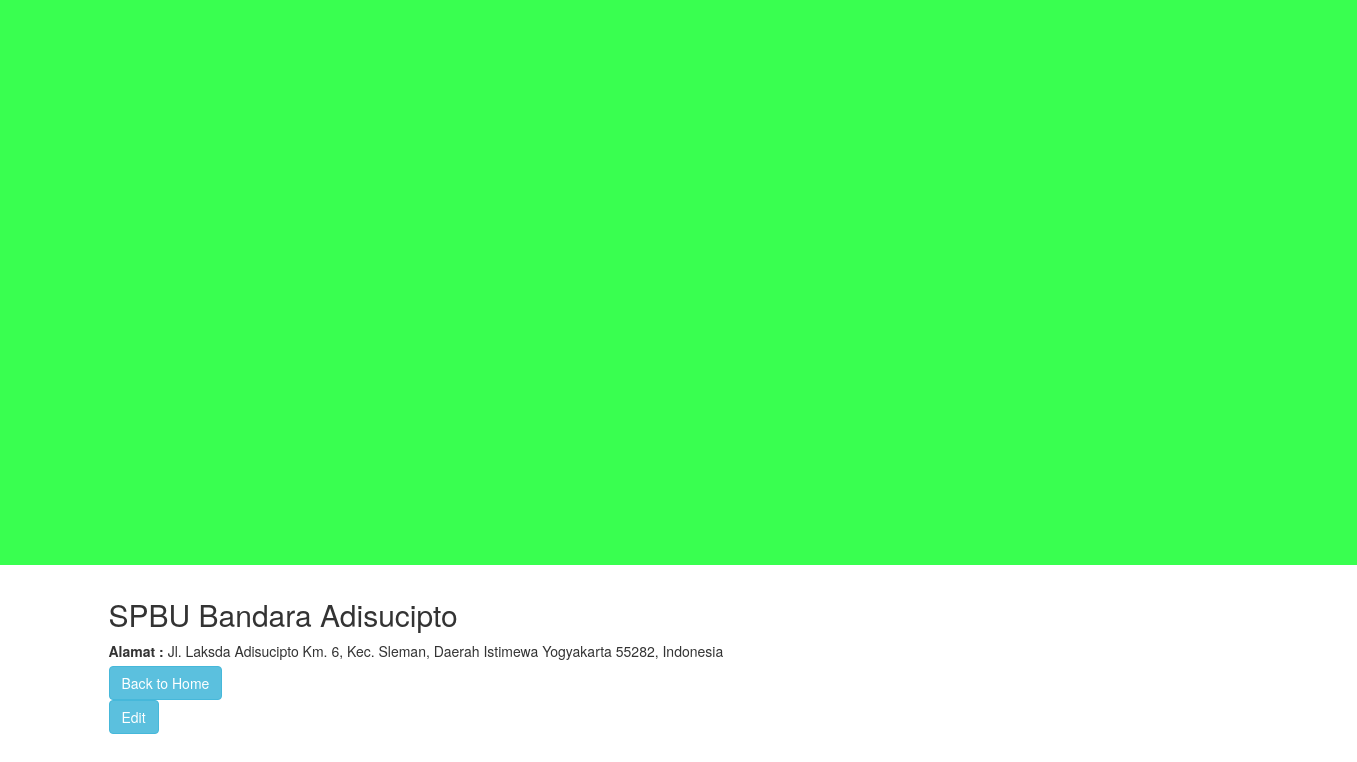
The page /adis.php on the database its author committed.
### tables this page shows
CREATE TABLE IF NOT EXISTS `info` (
  `ID` int(11) NOT NULL,
  `id_info` varchar(10) NOT NULL,
  `id_kategori` varchar(10) NOT NULL,
  `nama` varchar(60) NOT NULL,
  `informasi` text NOT NULL,
  `alamat` varchar(200) NOT NULL
);

### adis.php (the view, shortened to what this page needs)
<!DOCTYPE html>
<html>
  <head>
    <link rel="stylesheet" href="css/bootstrap.css" type="text/css">
    <link href="css/jumbotron.css" rel="stylesheet" type="text/css">
    <link href="css/aha.css" rel="stylesheet" type="text/css">
  </head>
  <body>
<div class="jumbotron">
    <div class="konten">
    <div id="map"></div>
      </div>
    </div>
<?php require_once("connection.php");  ?>
<div class="container">
<?php
        $result = mysqli_query($conn,"SELECT * FROM info where id_info='i008'");
        while($data = mysqli_fetch_object($result) ):
        ?>
<table>
  <tr>
    <td>
        <h2><?php
         echo $data->nama
       ?></h2>
    </td>
  </tr>
    <tr>
      <td>
        <label>Alamat : </label>
      <?php
       echo $data->alamat
       ?>
      </td>
    </tr>
    <tr>
      <td>
        <a href="ikih.php">
            <button class="btn btn-info"> Back to Home </button>
          </a>
      </td>
    </tr>
    <tr>
      <td>
          <a href="update.php?id_info=<?php echo $data->id_info ?>">
            <button class="btn btn-info"> Edit </button>
          </a>
      </td>
    </tr>
    <?php
      endwhile;
    ?>
</table>
</div>
  </body>
</html>

### css/jumbotron.css (style rules this page uses)
body { padding-bottom: 10px; }

### css/aha.css (style rules this page uses)
.konten { width: 1330px; height: 460px; margin-top:20px; margin-left:17px; margin-right:0px; margin-bottom: 50px; }

### adis.php (style rules this page uses)
html, body { height: 100%; margin: 0; padding: 0; }
#map { height: 460px; width: 1310px; }

### rows shown on the page
info: nama "SPBU Bandara Adisucipto", alamat "Jl. Laksda Adisucipto Km. 6, Kec. Sleman, Daerah Istimewa Yogyakarta 55282, Indonesia"
